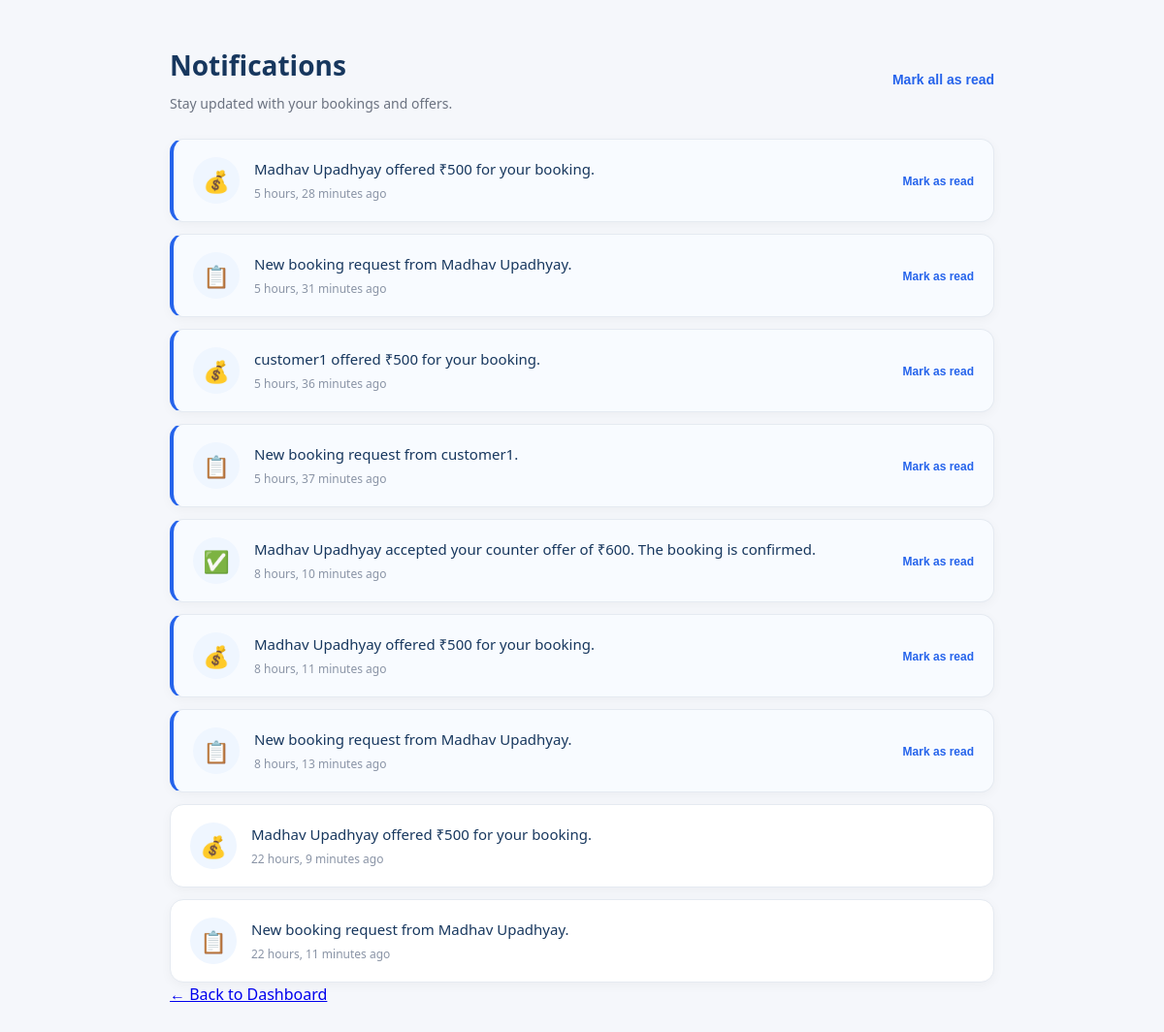
The app's page /notifications/ (signed in) with its own data.
### bookings/models.py (models this page shows, shortened)
class Notification(models.Model):
    NOTIFICATION_TYPES = [
        ("booking", "Booking"),
        ("offer", "Offer"),
        ("counter_offer", "Counter Offer"),
        ("accepted", "Accepted"),
        ("rejected", "Rejected"),
        ("completed", "Completed"),
    ]
    recipient = models.ForeignKey(
        User,
        on_delete=models.CASCADE,
        related_name="notifications"
    )
    booking = models.ForeignKey(
        Booking,
        on_delete=models.CASCADE,
        related_name="notifications",
        null=True,
        blank=True
    )
    notification_type = models.CharField(
        max_length=30,
        choices=NOTIFICATION_TYPES
    )
    message = models.CharField(
        max_length=255
    )
    is_read = models.BooleanField(
        default=False
    )
    created_at = models.DateTimeField(
        auto_now_add=True
    )

### bookings/views.py (the view)
@login_required
def notifications(request):
    notification_list = Notification.objects.filter(
        recipient=request.user
    ).select_related(
        "booking",
        "booking__worker"
    ).order_by(
        "-created_at"
    )
    return render(
        request,
        "notifications.html",
        {
            "notifications": notification_list,
        }
    )

### accounts/context_processors.py (called while the page is built)
def notification_count(request):
    if not request.user.is_authenticated:
        return {
            "unread_notification_count": 0
        }
    count = Notification.objects.filter(
        recipient=request.user,
        is_read=False
    ).count()
    return {
        "unread_notification_count": count
    }

### templates/notifications.html (shortened to what this page needs)
{% extends "base.html" %}
{% load static %}
{% block extra_css %}
<link
    rel="stylesheet"
    href="{% static 'css/notification.css' %}"
>
{% endblock %}
{% block content %}
<div class="notification-page">
    <div class="notification-container">
        <div class="notification-header">
            <div>
                <h1>
                    Notifications
                </h1>
                <p>
                    Stay updated with your bookings and offers.
                </p>
            </div>
            {% if notifications %}
            <form
                method="POST"
                action="{% url 'mark_all_notifications_read' %}"
            >
                <button
                    type="submit"
                    class="mark-all-btn"
                >
                    Mark all as read
                </button>
            </form>
            {% endif %}
        </div>
        <div class="notification-list">
            {% for notification in notifications %}
            <div
                class="notification-item
                {% if not notification.is_read %}
                    unread
                {% endif %}"
            >
                <div class="notification-icon">
                    {% if notification.notification_type == "booking" %}
                        📋
                    {% elif notification.notification_type == "offer" %}
                        💰
                    {% elif notification.notification_type == "counter_offer" %}
                        🤝
                    {% elif notification.notification_type == "accepted" %}
                        ✅
                    {% elif notification.notification_type == "rejected" %}
                        ❌
                    {% elif notification.notification_type == "completed" %}
                        ✔️
                    {% else %}
                        🔔
                    {% endif %}
                </div>
                <div class="notification-content">
                    <p>
                        {{ notification.message }}
                    </p>
                    <span class="notification-time">
                        {{ notification.created_at|timesince }} ago
                    </span>
                </div>
                {% if not notification.is_read %}
                <form
                    method="POST"
                    action="{% url 'mark_notification_read' notification.id %}"
                >
                    <button
                        type="submit"
                        class="read-btn"
                    >
                        Mark as read
                    </button>
                </form>
                {% endif %}
            </div>
            {% endfor %}
        </div>
        <a
            href="{% if user.worker_profile %}
                {% url 'worker_dashboard' %}
            {% else %}
                {% url 'customer_dashboard' %}
            {% endif %}"
            class="back-dashboard"
        >
            ← Back to Dashboard
        </a>
    </div>
</div>
{% endblock %}

### static/css/style.css (style rules this page uses)
* { margin:0; padding:0; box-sizing:border-box; }
body { font-family: "Segoe UI",sans-serif; background:#f8fafc; color:#222; line-height:1.6; }
html { scroll-behavior:smooth; }

### static/css/notification.css (style rules this page uses)
.notification-page { min-height: calc(100vh - 80px); background: #f5f7fb; padding: 45px 20px 70px; }
.notification-container { width: 100%; max-width: 850px; margin: 0 auto; }
.notification-header { display: flex; align-items: center; justify-content: space-between; gap: 20px; margin-bottom: 25px; }
.notification-header h1 { margin: 0; color: #17375E; font-size: 28px; }
.notification-header p { margin: 6px 0 0; color: #6b7280; font-size: 14px; }
.mark-all-btn { border: none; background: transparent; color: #2563eb; font-size: 14px; font-weight: 600; cursor: pointer; }
.notification-list { display: flex; flex-direction: column; gap: 12px; }
.notification-item { display: flex; align-items: center; gap: 15px; padding: 18px 20px; background: #ffffff; border: 1px solid #e5eaf1; border-radius: 14px; box-shadow: 0 3px 12px rgba(0, 0, 0, 0.04); }
.notification-item.unread { border-left: 4px solid #2563eb; background: #f8fbff; }
.notification-icon { width: 48px; height: 48px; flex-shrink: 0; display: flex; align-items: center; justify-content: center; background: #eff6ff; border-radius: 50%; font-size: 22px; }
.notification-content { flex: 1; }
.notification-content p { margin: 0; color: #17375E; font-size: 15px; line-height: 1.5; }
.notification-time { display: block; margin-top: 5px; color: #8a94a6; font-size: 12px; }
.read-btn { border: none; background: transparent; color: #2563eb; font-size: 12px; font-weight: 600; cursor: pointer; white-space: nowrap; }

### records on screen
Notification: message "Madhav Upadhyay offered ₹500 for your booking.", created_at "5 hours, 28 minutes", is_read "Mark as read"
Notification: message "New booking request from Madhav Upadhyay.", created_at "5 hours, 31 minutes", is_read "Mark as read"
Notification: message "customer1 offered ₹500 for your booking.", created_at "5 hours, 36 minutes", is_read "Mark as read"
Notification: message "New booking request from customer1.", created_at "5 hours, 37 minutes", is_read "Mark as read"
Notification: message "Madhav Upadhyay accepted your counter offer of ₹600. The booking is confirmed.", created_at "8 hours, 10 minutes", is_read "Mark as read"
Notification: message "Madhav Upadhyay offered ₹500 for your booking.", created_at "8 hours, 11 minutes", is_read "Mark as read"
Notification: message "New booking request from Madhav Upadhyay.", created_at "8 hours, 13 minutes", is_read "Mark as read"
Notification: message "Madhav Upadhyay offered ₹500 for your booking.", created_at "22 hours, 9 minutes"
Notification: message "New booking request from Madhav Upadhyay.", created_at "22 hours, 11 minutes"
